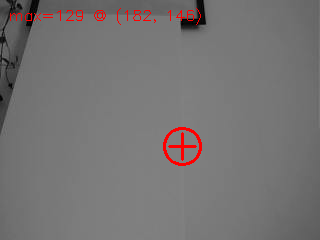
#> input picture vision/debug_images/brightest_check.png, 320 x 240 px, given in place of the camera
$ python track.py 5
#> lines starting #> are read from the running program, lines starting #| are printed output that depends on the picture; after the words box and inside, x2 and y2 are one past the last pixel; in counts of white or black regions, pixels touching at a corner belong together
#> in main, frame is the input picture: shape (240, 320, 3); mean B, G, R 115.1, 115.1, 118
### vision/detector.py
r"""
AeroEye-3D — Phase 5: target detector (SWAPPABLE module).

The rest of the system only calls `detect(gray)` and gets back a target
position. How the position is found lives entirely in here, so the method
(brightness / motion / shape / ML) can be replaced without touching track.py
or the future motor-control code.

The real tracking camera is MONOCHROME, so detection works on a single-channel
grayscale image — never on color. (During development we convert the laptop
webcam's color frames to gray first, so the algorithm is identical.)

Current method: peak-relative brightest-blob (long range).
  1. light blur to kill single-pixel noise
  2. find the brightest PIXEL (minMaxLoc) — this locks on to the light source
     regardless of how dim/small it has become with distance
  3. keep pixels within PEAK_DELTA of that peak -> the dot's region
  4. take the blob holding the peak, return its centroid + radius
Because it thresholds relative to the peak (not a fixed value), a far-away
flashlight that is only a few faint pixels is still found — as long as it is
the brightest thing in view (dim competing lights / windows if needed).
"""
from dataclasses import dataclass
import cv2
import numpy as np


@dataclass
class Target:
    x: int          # centroid pixel X
    y: int          # centroid pixel Y
    radius: int     # approx blob radius (px)
    area: float     # blob area (px^2)


# Tuning knobs (kept here so calibration is one place).
BLUR_KSIZE = 3          # tiny blur — suppress 1px noise without smearing a far dot
ABS_FLOOR  = 90         # if the brightest pixel is below this, there is no real
                        # light source in view -> no target (avoids locking on wall)
PEAK_DELTA = 40         # keep pixels within this many levels of the peak


def _peak_mask(gray):
    blurred = cv2.GaussianBlur(gray, (BLUR_KSIZE, BLUR_KSIZE), 0)
    _, maxv, _, maxloc = cv2.minMaxLoc(blurred)
#> maxv = 129; maxloc = (182, 97)
    if maxv < ABS_FLOOR:
        return None, None, None
    thr = max(ABS_FLOOR, int(maxv) - PEAK_DELTA)
#> thr = 90
    mask = (blurred >= thr).astype(np.uint8) * 255
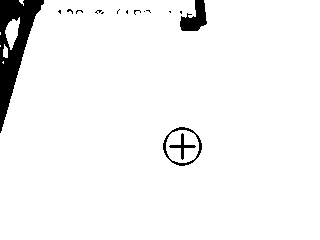
#> mask: shape (240, 320); 95.6% white; 16 black regions (12 under 20 px)
    return mask, maxloc, maxv


# [4 lines left out: function make_mask, not called in this run]


def detect(gray: np.ndarray):
    """Return a Target locked on the brightest light source, or None."""
    mask, maxloc, _ = _peak_mask(gray)
#> maxloc = (182, 97)
    if mask is None:
        return None
    contours, _ = cv2.findContours(mask, cv2.RETR_EXTERNAL, cv2.CHAIN_APPROX_SIMPLE)
#> contours = 7 contours, 4 with area under 20; largest, box (x1, y1, x2, y2) and area: (0, 0, 320, 240) 72992, (5, 17, 20, 50) 246, (3, 44, 8, 58) 38
    # prefer the blob that actually contains the brightest pixel
    best = None
    for c in contours:
        if cv2.pointPolygonTest(c, (float(maxloc[0]), float(maxloc[1])), False) >= 0:
            best = c
            break
#> this loop made 6 passes
#> c on passes 1, 2, 4: [[3, 61], [2, 62], [3, 63]], [[0, 45], [0, 46]], [[0, 32], [0, 34]]
    if best is None and contours:
        best = max(contours, key=cv2.contourArea)
    if best is None:
        # peak with no contour (single pixel) — use the peak location itself
        return Target(int(maxloc[0]), int(maxloc[1]), 3, 1.0)
    (x, y), radius = cv2.minEnclosingCircle(best)
#> x = 159.5; y = 119.5; radius = 199.3
    return Target(int(x), int(y), max(int(radius), 3), cv2.contourArea(best))

### vision/archive/track.py
r"""
AeroEye-3D — Phase 5: live tracking loop.

Captures from the camera, converts each frame to grayscale (matching the real
monochrome camera), asks detector.detect() for the target, and draws a
crosshair + the normalized error from frame center. That error (ex, ey in
[-1..1]) is exactly what will drive the pan/tilt motors in Phase 6.

Modes:
  live (default):  ..\.venv\Scripts\python.exe track.py [index]
      Opens a window. Keys: q=quit, m=toggle mask view.
  snapshot:        ..\.venv\Scripts\python.exe track.py [index] --snapshot
      Grabs one annotated frame to track_annotated.png and exits (no window).
"""
import sys
import cv2

import detector
import stereo

CAM_INDEX = int(sys.argv[1]) if len(sys.argv) > 1 and sys.argv[1].isdigit() else 0
SNAPSHOT = "--snapshot" in sys.argv
STEREO = "--stereo" in sys.argv      # split the side-by-side frame, use the left eye


def to_gray(frame):
    """Return the grayscale image we run detection on (left eye if stereo)."""
    if STEREO:
        left, _ = stereo.split_lr(frame)
        return left
    return cv2.cvtColor(frame, cv2.COLOR_BGR2GRAY)


def annotate(frame, gray, target):
    h, w = gray.shape[:2]
#> h = 240; w = 320
    cx, cy = w // 2, h // 2
#> cx = 160; cy = 120
    # frame center reference
    cv2.drawMarker(frame, (cx, cy), (180, 180, 180), cv2.MARKER_CROSS, 16, 1)
    if target is None:
        cv2.putText(frame, "no target", (10, 24),
                    cv2.FONT_HERSHEY_SIMPLEX, 0.6, (0, 0, 255), 2)
        return frame, None
    # lock on the target
    cv2.circle(frame, (target.x, target.y), max(target.radius, 6), (0, 255, 0), 2)
    cv2.drawMarker(frame, (target.x, target.y), (0, 255, 0), cv2.MARKER_CROSS, 24, 2)
    cv2.line(frame, (cx, cy), (target.x, target.y), (0, 255, 0), 1)
    # normalized error from center: +x = right, +y = down
    ex = (target.x - cx) / (w / 2)
#> ex = -0.00625
    ey = (target.y - cy) / (h / 2)
#> ey = -0.00833
    cv2.putText(frame, f"x={target.x} y={target.y}  ex={ex:+.2f} ey={ey:+.2f}",
                (10, 24), cv2.FONT_HERSHEY_SIMPLEX, 0.6, (0, 255, 0), 2)
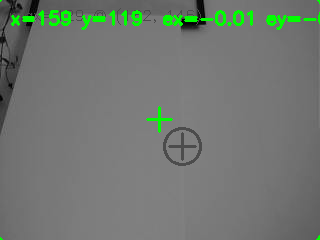
#> frame: shape (240, 320, 3); mean B, G, R 113.5, 119.4, 113.5
    return frame, (ex, ey)


def main():
    cap = cv2.VideoCapture(CAM_INDEX, cv2.CAP_DSHOW)
    if not cap.isOpened():
        print(f"ERROR: could not open camera index {CAM_INDEX}")
        sys.exit(1)

    if SNAPSHOT:
        for _ in range(5):
            cap.read()
        ok, frame = cap.read()
        cap.release()
        if not ok:
            print("ERROR: failed to read a frame")
            sys.exit(1)
        gray = to_gray(frame)
        disp = cv2.cvtColor(gray, cv2.COLOR_GRAY2BGR)
        target = detector.detect(gray)
        out, err = annotate(disp, gray, target)
        cv2.imwrite("track_annotated.png", out)
        print(f"target={target}  error={err}")
        print("Saved track_annotated.png")
        return

    print("Live tracking. Keys: q=quit, m=toggle mask.  Camera index", CAM_INDEX)
    show_mask = False
    while True:
        ok, frame = cap.read()
        if not ok:
            break
        gray = to_gray(frame)
        disp = cv2.cvtColor(gray, cv2.COLOR_GRAY2BGR)
        target = detector.detect(gray)
        out, _ = annotate(disp, gray, target)
        if show_mask:
            cv2.imshow("AeroEye-3D tracking", detector.make_mask(gray))
        else:
            cv2.imshow("AeroEye-3D tracking", out)
        key = cv2.waitKey(1) & 0xFF
#> (key q is pressed here)
        if key == ord('q'):
            break
        if key == ord('m'):
            show_mask = not show_mask
    cap.release()
    cv2.destroyAllWindows()


if __name__ == "__main__":
    main()
